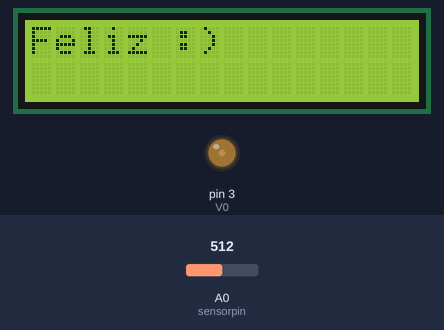
A sketch run on a simulated Arduino Uno, built with avr-gcc and run on an emulated ATmega328P. Parts: 16×2 character LCD, output pins drawn as LEDs (lit = HIGH). The inputs (shaded band) are chosen by the test bench; at power-on: A0 (sensorpin) = 512.

Above: at 0.1 s.

The sketch:

sensorsuelo.ino
```cpp
#include <LiquidCrystal.h>

int lectura;
int sensorpin = A0;
int V0 = 3;
int RS = 4;
int E = 5;
int D4 = 6;
int D5 = 7;
int D6 = 8;
int D7 = 9;

LiquidCrystal lcd(RS, E, D4, D5, D6, D7);


void setup() {
  Serial.begin(9600);

  analogWrite(V0, 50);
  lcd.begin(16,2);

}

void loop() {
   lectura = analogRead(sensorpin);

// pulsos de mas de 1000 indican que el sensor no esta en el suelo o esta desconectado

  if(lectura >= 1000){
    lcd.clear();
    lcd.setCursor(0,0);
    lcd.print("desconectado");

  }
  //pulsos entre 600 y mil indican que el suelo esta seco

  else if(lectura<1000 && lectura >=600){
    lcd.setCursor(0,0);
    lcd.print("estoy seca :(");
  }
  //pulsos entre 370 y 600 indican que el suelo esta humedo

  else if(lectura<600 && lectura >= 370){
    lcd.setCursor(0,0);
    lcd.print("Feliz :)");
  }
  //pulsos menores a 370 indican que esta muy humedo

  else if(lectura<370){
    lcd.setCursor(0,0);
    lcd.print("me ahogaste :|");
  }

delay(50000);
lcd.clear();


}
```
